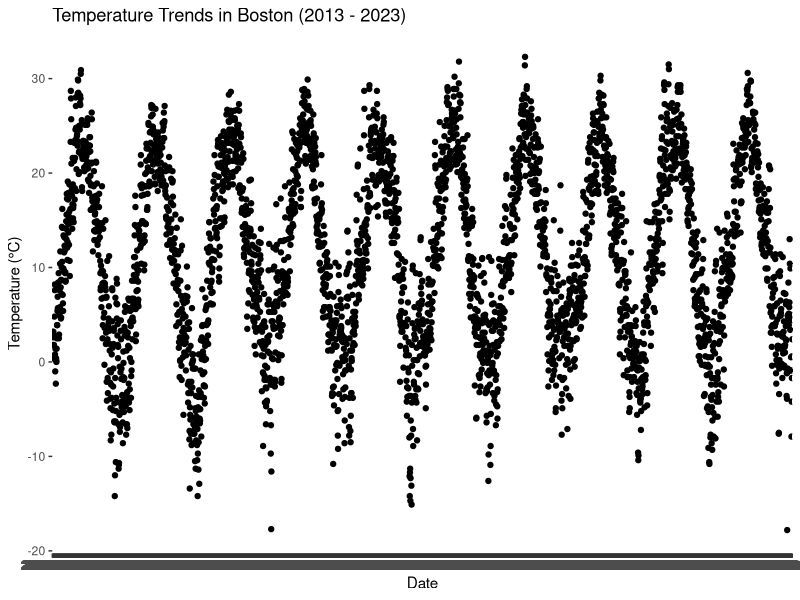
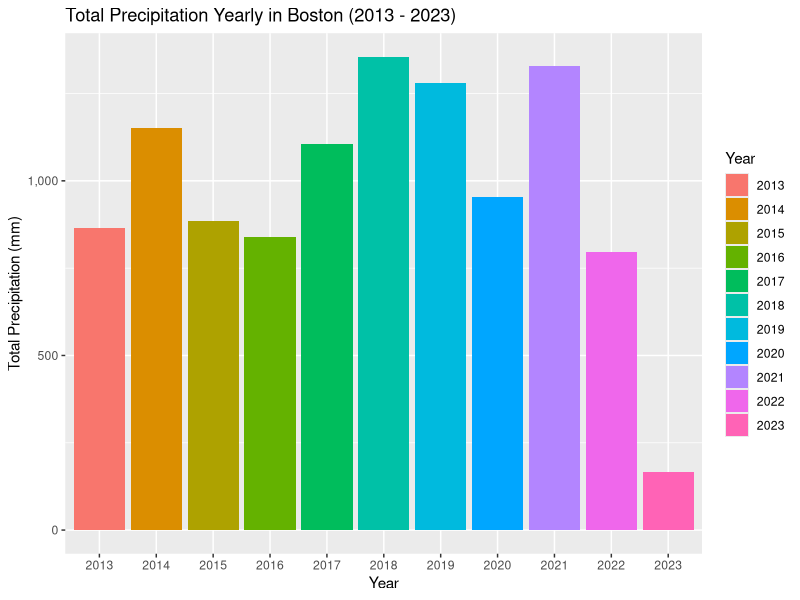

R code for these plots, in order:
#Noah Greski and Andrew Jop
#Fall 2023
#Boston Weather Data 2013 - 2023

install.packages("ggplot2")
library(ggplot2)

#read in csv file
data <- read.csv("boston_weather_data.csv")
data

#creates scatter plot
ggplot(data, aes(x = time, y = tavg)) +
  geom_point() +
  labs(title = "Temperature Trends in Boston (2013 - 2023)",
       x = "Date",
       y = "Temperature (°C)")

#converts date into date object
data$time <- as.Date(data$time, format = "%Y-%m-%d")

#converts to just year
data$year <- format(data$time, "%Y")

#creates bar chart of Total Precipitation
ggplot(data, aes(x = year, y = prcp, fill = year)) +
  geom_bar(stat = "summary", fun = "sum", position = "dodge") +
  labs(title = "Total Precipitation Yearly in Boston (2013 - 2023)",
       x = "Year",
       y = "Total Precipitation (mm)",
       fill = "Year") +
  scale_y_continuous(labels = scales::comma_format()) #better readability with commas